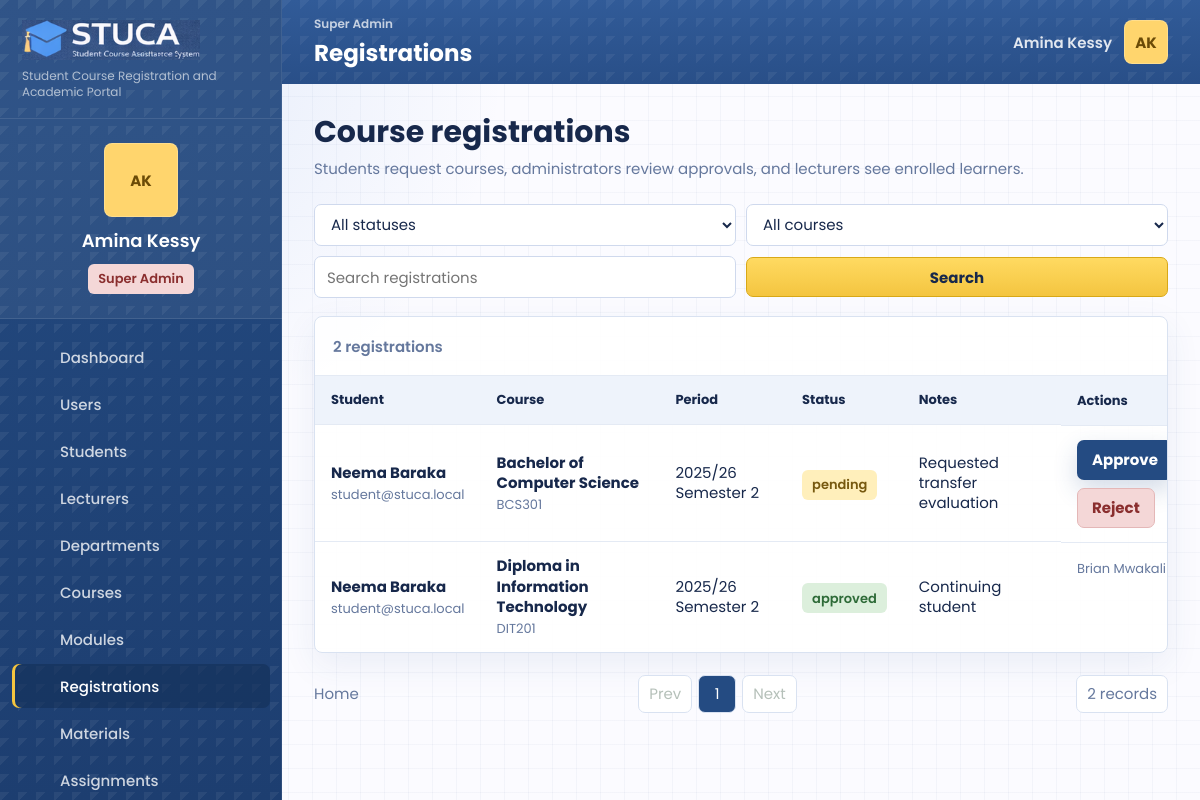
/registrations.php (signed in), run on the app's committed database.
### tables this page shows
CREATE TABLE users (
    id INT UNSIGNED AUTO_INCREMENT PRIMARY KEY,
    role_id INT UNSIGNED NOT NULL,
    department_id INT UNSIGNED NULL,
    name VARCHAR(140) NOT NULL,
    email VARCHAR(190) NOT NULL UNIQUE,
    password_hash VARCHAR(255) NOT NULL,
    status ENUM('active', 'suspended') NOT NULL DEFAULT 'active',
    student_number VARCHAR(60) NULL UNIQUE,
    staff_number VARCHAR(60) NULL UNIQUE,
    phone VARCHAR(40) NULL,
    program VARCHAR(160) NULL,
    class_group VARCHAR(80) NULL,
    created_at TIMESTAMP DEFAULT CURRENT_TIMESTAMP,
    updated_at TIMESTAMP DEFAULT CURRENT_TIMESTAMP ON UPDATE CURRENT_TIMESTAMP,
    INDEX idx_users_role (role_id),
    INDEX idx_users_department (department_id),
    INDEX idx_users_status (status),
    CONSTRAINT fk_users_role FOREIGN KEY (role_id) REFERENCES roles(id),
    CONSTRAINT fk_users_department FOREIGN KEY (department_id) REFERENCES departments(id) ON DELETE SET NULL
);

CREATE TABLE course_registrations (
    id INT UNSIGNED AUTO_INCREMENT PRIMARY KEY,
    user_id INT UNSIGNED NOT NULL,
    course_id INT UNSIGNED NOT NULL,
    academic_year_id INT UNSIGNED NOT NULL,
    semester_id INT UNSIGNED NOT NULL,
    status ENUM('pending', 'approved', 'rejected') NOT NULL DEFAULT 'pending',
    requested_at DATETIME NOT NULL DEFAULT CURRENT_TIMESTAMP,
    reviewed_by INT UNSIGNED NULL,
    reviewed_at DATETIME NULL,
    notes TEXT NULL,
    created_at TIMESTAMP DEFAULT CURRENT_TIMESTAMP,
    updated_at TIMESTAMP DEFAULT CURRENT_TIMESTAMP ON UPDATE CURRENT_TIMESTAMP,
    UNIQUE KEY unique_registration (user_id, course_id, academic_year_id, semester_id),
    INDEX idx_registrations_status (status),
    INDEX idx_registrations_course (course_id),
    CONSTRAINT fk_registrations_user FOREIGN KEY (user_id) REFERENCES users(id) ON DELETE CASCADE,
    CONSTRAINT fk_registrations_course FOREIGN KEY (course_id) REFERENCES courses(id) ON DELETE CASCADE,
    CONSTRAINT fk_registrations_year FOREIGN KEY (academic_year_id) REFERENCES academic_years(id) ON DELETE CASCADE,
    CONSTRAINT fk_registrations_semester FOREIGN KEY (semester_id) REFERENCES semesters(id) ON DELETE CASCADE,
    CONSTRAINT fk_registrations_reviewer FOREIGN KEY (reviewed_by) REFERENCES users(id) ON DELETE SET NULL
);

CREATE TABLE courses (
    id INT UNSIGNED AUTO_INCREMENT PRIMARY KEY,
    department_id INT UNSIGNED NULL,
    code VARCHAR(40) NOT NULL UNIQUE,
    title VARCHAR(190) NOT NULL,
    description TEXT NULL,
    level VARCHAR(80) NULL,
    credits SMALLINT UNSIGNED NOT NULL DEFAULT 3,
    status ENUM('active', 'archived') NOT NULL DEFAULT 'active',
    created_at TIMESTAMP DEFAULT CURRENT_TIMESTAMP,
    updated_at TIMESTAMP DEFAULT CURRENT_TIMESTAMP ON UPDATE CURRENT_TIMESTAMP,
    INDEX idx_courses_department (department_id),
    INDEX idx_courses_status (status),
    CONSTRAINT fk_courses_department FOREIGN KEY (department_id) REFERENCES departments(id) ON DELETE SET NULL
);

CREATE TABLE academic_years (
    id INT UNSIGNED AUTO_INCREMENT PRIMARY KEY,
    name VARCHAR(30) NOT NULL UNIQUE,
    starts_on DATE NOT NULL,
    ends_on DATE NOT NULL,
    is_current BOOLEAN NOT NULL DEFAULT FALSE,
    created_at TIMESTAMP DEFAULT CURRENT_TIMESTAMP,
    updated_at TIMESTAMP DEFAULT CURRENT_TIMESTAMP ON UPDATE CURRENT_TIMESTAMP
);

CREATE TABLE semesters (
    id INT UNSIGNED AUTO_INCREMENT PRIMARY KEY,
    academic_year_id INT UNSIGNED NOT NULL,
    name VARCHAR(60) NOT NULL,
    starts_on DATE NOT NULL,
    ends_on DATE NOT NULL,
    is_current BOOLEAN NOT NULL DEFAULT FALSE,
    created_at TIMESTAMP DEFAULT CURRENT_TIMESTAMP,
    updated_at TIMESTAMP DEFAULT CURRENT_TIMESTAMP ON UPDATE CURRENT_TIMESTAMP,
    UNIQUE KEY unique_semester_year (academic_year_id, name),
    INDEX idx_semesters_current (is_current),
    CONSTRAINT fk_semesters_year FOREIGN KEY (academic_year_id) REFERENCES academic_years(id) ON DELETE CASCADE
);

### public/registrations.php (the view, shortened to what the rows shown need)
<?php
require dirname(__DIR__) . '/app/bootstrap.php';
$repo = repository();
$user = current_user();
$filters = [
    'status' => request_value('status'),
    'course_id' => request_value('course_id'),
    'search' => request_value('search'),
];
$registrations = $repo->getCourseRegistrations($filters, $user);
$pagination = paginate($registrations, (int) request_value('page', '1'), app_config('items_per_page'));
page_start('Registrations', 'registrations');
?>
<section class="page-title-row">
    <div>
        <h2>Course registrations</h2>
    </div>
</section>
<section class="panel table-panel">
    <div class="responsive-table">
        <table>
            <thead><tr><th>Student</th><th>Course</th><th>Period</th><th>Status</th><th>Notes</th><th>Actions</th></tr></thead>
            <tbody>
                <?php foreach ($pagination['items'] as $registration): ?>
                    <tr>
                        <td><strong><?= e($registration['student_name']) ?></strong><span><?= e($registration['student_email'] ?? '') ?></span></td>
                        <td><strong><?= e($registration['course_title']) ?></strong><span><?= e($registration['course_code']) ?></span></td>
                        <td><?= e(($registration['academic_year'] ?? '') . ' ' . ($registration['semester'] ?? '')) ?></td>
                        <td><span class="pill <?= $registration['status'] === 'approved' ? 'success' : ($registration['status'] === 'rejected' ? 'danger' : 'warning') ?>"><?= e($registration['status']) ?></span></td>
                        <td><?= e($registration['notes'] ?? '') ?></td>
                        <td class="action-cell">
                            <?php if (can_manage_academics($user['role']) && $registration['status'] === 'pending'): ?>
                                <form method="post" class="inline-form">
                                    <button class="button primary" type="submit">Approve</button>
                                </form>
                                <form method="post" class="inline-form">
                                    <button class="button danger" type="submit">Reject</button>
                                </form>
                            <?php else: ?>
                                <span class="muted-text"><?= e($registration['reviewed_by_name'] ?? 'Awaiting review') ?></span>
                            <?php endif; ?>
                        </td>
                    </tr>
                <?php endforeach; ?>
            </tbody>
        </table>
    </div>
</section>
<?php
page_end();

### app/includes/layout.php (shortened to what the rows shown need)
<?php
function page_start(string $title, string $active): void
{
    $user = current_user();
    if ($user && !empty($user['email'])) {
        $freshUser = repository()->findUserByEmail($user['email']);
        if ($freshUser) {
            unset($freshUser['password_hash']);
            $user = $freshUser;
        }
    }
    $displayName = $user['name'] ?? 'Guest';
    $role = role_label($user['role'] ?? null);
    ?>
    <!doctype html>
    <html lang="en">
    <head>
        <link rel="stylesheet" href="assets/css/styles.css?v=20260601-workflow">
    </head>
    <body class="page-<?= e($active) ?>">
        <aside class="sidebar" id="sidebar">
            <div class="profile-card">
                <div class="avatar-initials"><?= e(initials($displayName)) ?></div>
                <strong><?= e($displayName) ?></strong>
                <span class="role-pill <?= e(role_badge_class($user['role'] ?? null)) ?>"><?= e($role) ?></span>
            </div>
        </aside>
        <div class="app-shell">
            <header class="topbar">
                <div>
                    <h1><?= e($title) ?></h1>
                </div>
                <div class="topbar-user">
                    <span class="topbar-name"><?= e($displayName) ?></span>
                    <a class="avatar-initials tiny" href="profile.php" aria-label="Open profile"><?= e(initials($displayName)) ?></a>
                </div>
            </header>
            <main class="content" id="content">
    <?php
}
function page_end(): void
{
    ?>
            </main>
        </div>
    </body>
    </html>
    <?php
}
    ?>

### data on the page
users: name "AK", name "Amina Kessy"
course_registrations: user.name "Neema Baraka", user.email "student@stuca.local", course.title "Bachelor of Computer Science", course.code "BCS301", academic_year.name "2025/26 Semester 2", status "pending", notes "Requested transfer evaluation"
course_registrations: user.name "Neema Baraka", user.email "student@stuca.local", course.title "Diploma in Information Technology", course.code "DIT201", academic_year.name "2025/26 Semester 2", status "approved", notes "Continuing student", reviewed_by.name "Brian…"

### other printed values
$config['app_subtitle'] "Student Course Registration and Academic Portal"
$role "Super Admin"
$item['label'] "Dashboard"
$item['label'] "Users"
$item['label'] "Students"
$item['label'] "Lecturers"
$item['label'] "Departments"
$item['label'] "Courses"
$item['label'] "Modules"
$item['label'] "Registrations"
$item['label'] "Materials"
$item['label'] "Assignments"
$title "Registrations"
$pagination['total'] "2"
